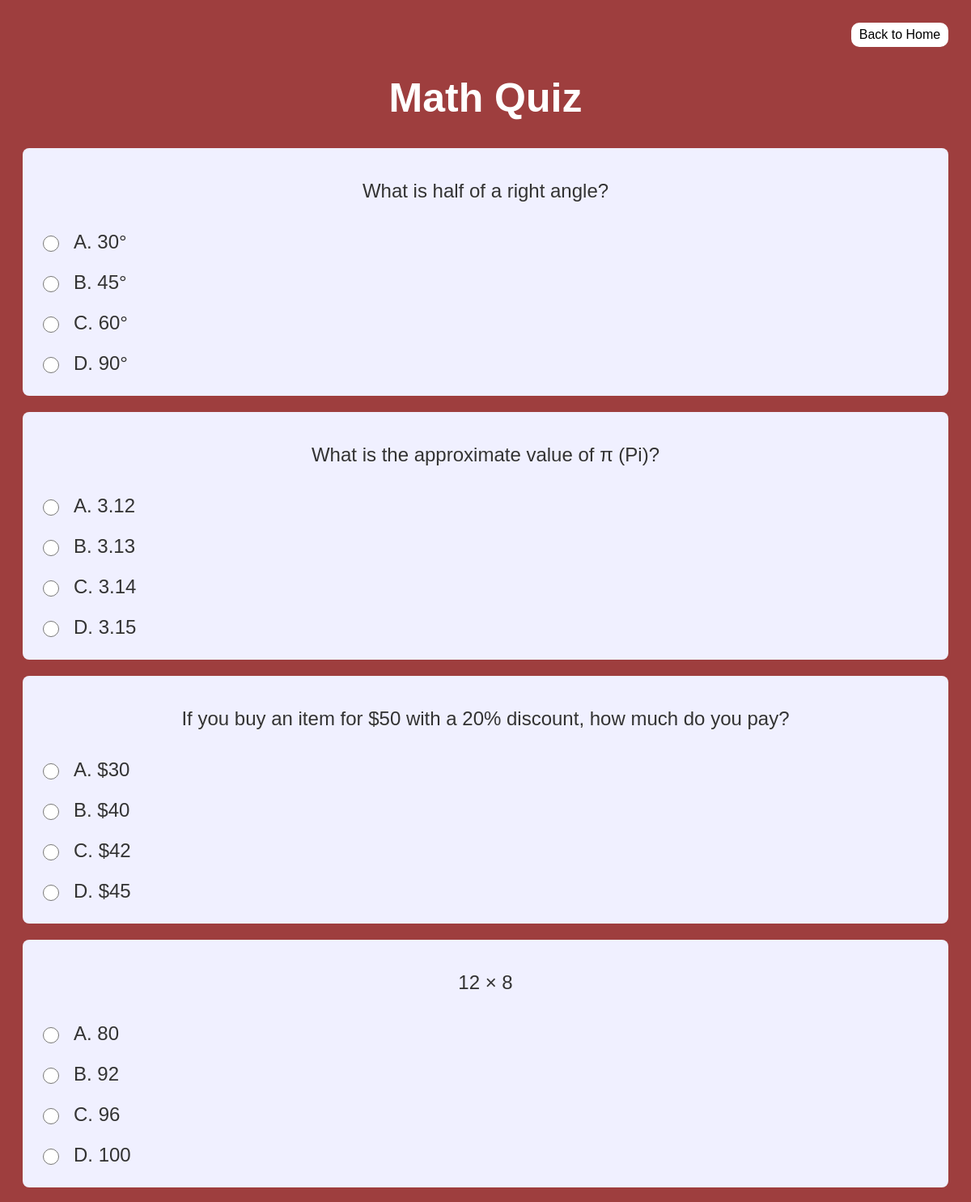
The app's page /quiz/1/ (signed in, upper part) with its own data.
### quiz/models.py (models this page shows, shortened)
class Category(models.Model):
    name = models.CharField(max_length=50)

class Question(models.Model):
    category = models.ForeignKey(Category, on_delete=models.CASCADE)
    text = models.CharField(max_length=255)
    answer = models.CharField(max_length=50)

class Choice(models.Model):
    question = models.ForeignKey(Question, on_delete=models.CASCADE)
    choice_text = models.CharField(max_length=100)

### quiz/views.py (the view, shortened to what this page needs)
# urls.py: path('quiz/<int:category_id>/', views.quiz, name='quiz'),
@login_required
def quiz(request, category_id):
    try:
        category = Category.objects.get(id=category_id)
    except Category.DoesNotExist:
        return redirect('home')
    questions = Question.objects.filter(category=category).order_by('?')[:10]
    return render(request, 'quiz/quiz.html', {'category': category, 'questions': questions})

### quiz/templates/quiz/quiz.html (shortened to what this page needs)
<!DOCTYPE html>
<html lang="en">
<head>
    {% load static %}
    <link rel="stylesheet" href="{% static 'quiz/style.css' %}">
</head>
<body>
    <div class="closeBtn">
        <a class="closeButton" href="{% url 'home' %}">Back to Home</a>
    </div>
    <h1>{{ category.name }} Quiz</h1>
    <form method="post">
        {% for question in questions %}
            <div class="question">
                <p>{{ question.text }}</p>
                {% for choice in question.choice_set.all %}
                    <label>
                        <input type="radio" name="{{ question.id }}" value="{{ choice.choice_text }}">
                        {{ choice.choice_text }}
                    </label>
                {% endfor %}
            </div>
        {% endfor %}
    </form>
</body>
</html>

### quiz/static/quiz/style.css (style rules this page uses)
body { font-family: Arial, sans-serif; background-color: rgb(158, 62, 62); color: #333; text-align: center; padding: 20px; }
h1 { color: white; font-size: 50px; }
.question { margin: 20px 0; padding: 15px; background: #f0f0ff; border-radius: 8px; display: flex; flex-direction: column; font-size: 24px; }
label { font-size: 24px; display: flex; align-items: center; column-gap: 10px; height: 50px; }
input { width: 30px; height: 20px; cursor: pointer; }
.closeButton { text-decoration: none; color: black; }
.closeBtn { display: flex; justify-content: center; align-items: center; background-color: white; border-radius: 10px; text-align: center; height: 30px; width: 120px; justify-self: center; justify-self: flex-end; }

### records on screen
Category: name "Math"
Question: text "What is half of a right angle?"
Choice: choice_text "A. 30°"
Choice: choice_text "B. 45°"
Choice: choice_text "C. 60°"
Choice: choice_text "D. 90°"
Question: text "What is the approximate value of π (Pi)?"
Choice: choice_text "A. 3.12"
Choice: choice_text "B. 3.13"
Choice: choice_text "C. 3.14"
Choice: choice_text "D. 3.15"
Question: text "If you buy an item for $50 with a 20% discount, how much do you pay?"
Choice: choice_text "A. $30"
Choice: choice_text "B. $40"
Choice: choice_text "C. $42"
Choice: choice_text "D. $45"
Question: text "12 × 8"
Choice: choice_text "A. 80"
Choice: choice_text "B. 92"
Choice: choice_text "C. 96"
Choice: choice_text "D. 100"
